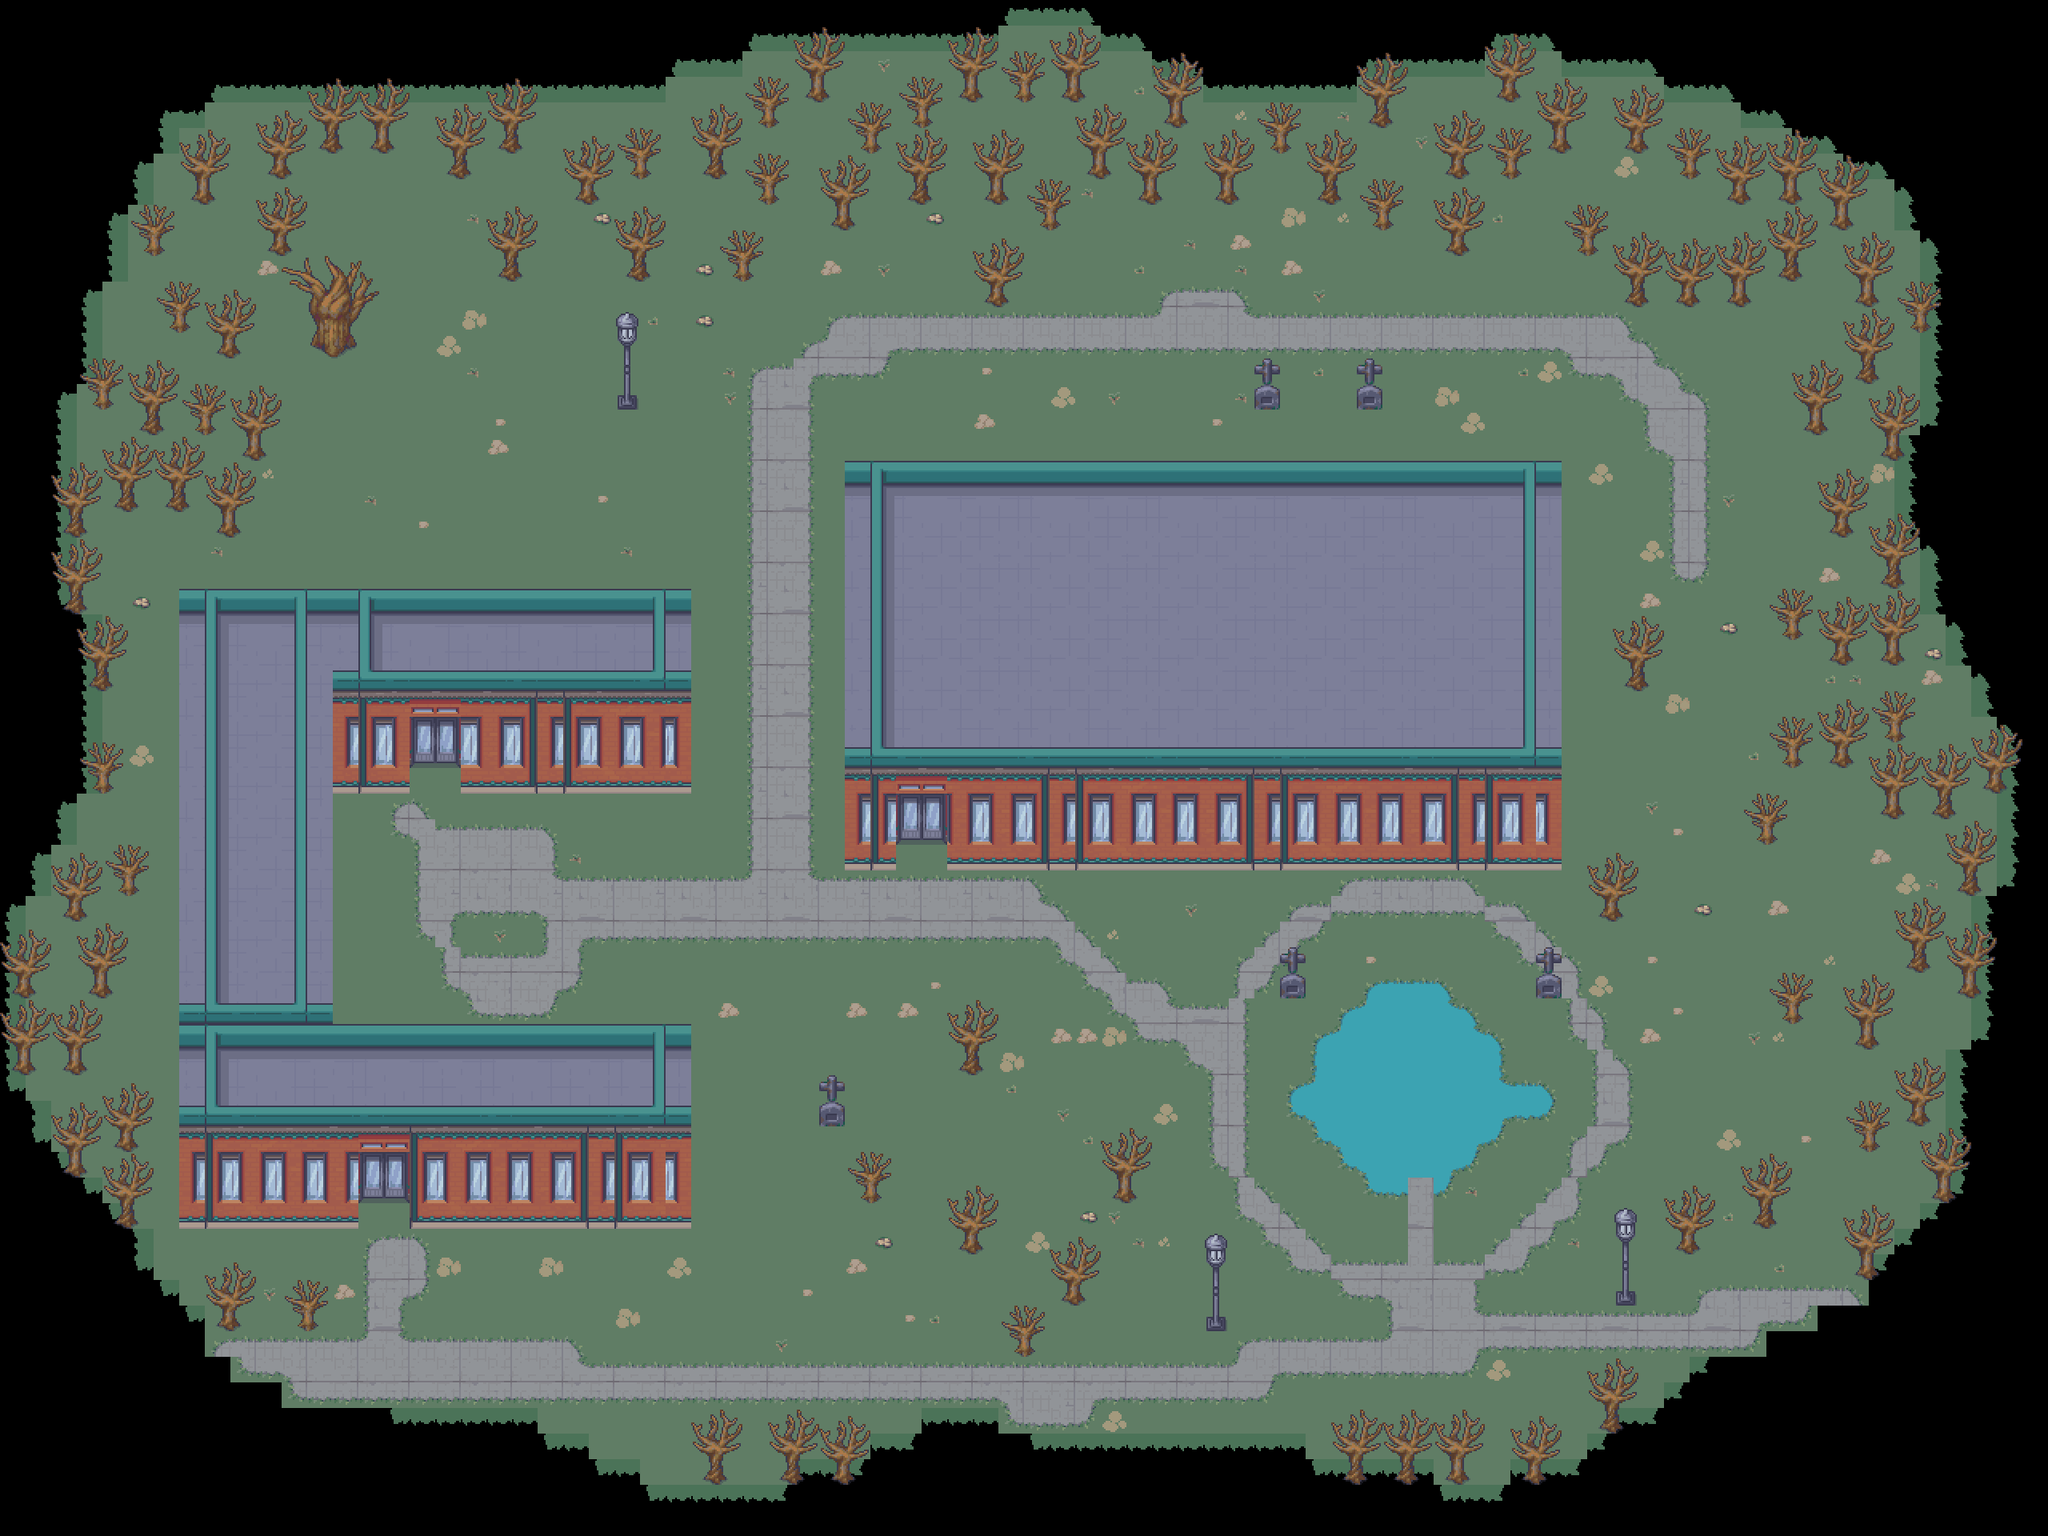

A level layout from a 2D game, rendered from its tile map. Below: a short description, then the map file with tile-grid data replaced by summaries:
An orthogonal 80x60 tile map with 32x32 px tiles, 7 tile layers (Ground, Ground Detail, Edges, Ground Decor, ...), 5 tilesets and 146 objects (119x tree, 5x prop, 4x wall, 3x lamp, 3x objective, ...).

<map version="1.10" tiledversion="1.12.2" orientation="orthogonal" renderorder="right-down" width="80" height="60" tilewidth="32" tileheight="32" infinite="0" nextlayerid="14" nextobjectid="147">
 <properties>
  <property name="name" value="Campus" />
  <property name="level" value="Goose Patrol" />
 </properties>
 <tileset firstgid="1" source="terrains_32.tsx" />
 <tileset firstgid="2369" source="city_terrains_32.tsx" />
 <tileset firstgid="8446" source="city_props_32.tsx" />
 <tileset firstgid="15614" source="graveyard_32.tsx" />
 <tileset firstgid="16894" source="modular_buildings_32.tsx" />
 <layer id="1" name="Ground" width="80" height="60">
  <data>[4800 cells, 3948 non-empty, 9 distinct tile ids]</data>
 </layer>
 <layer id="2" name="Ground Detail" width="80" height="60">
  <data>[4800 cells, 603 non-empty, 17 distinct tile ids]</data>
 </layer>
 <layer id="3" name="Edges" width="80" height="60">
  <data>[4800 cells, 495 non-empty, 12 distinct tile ids]</data>
 </layer>
 <layer id="4" name="Ground Decor" width="80" height="60">
  <data>[4800 cells, 120 non-empty, 9 distinct tile ids]</data>
 </layer>
 <layer id="5" name="Buildings" width="80" height="60">
  <data>[4800 cells, 822 non-empty, 98 distinct tile ids]</data>
 </layer>
 <layer id="6" name="Decor" width="80" height="60">
  <data>[4800 cells, 246 non-empty, 12 distinct tile ids]</data>
 </layer>
 <layer id="7" name="Above Player" width="80" height="60">
  <data>[4800 cells, 439 non-empty, 29 distinct tile ids]</data>
 </layer>
 <objectgroup id="8" name="Collision">
  <object id="1" name="Ian Wand (west wing)" type="wall" x="224" y="736" width="192" height="544" />
  <object id="2" name="Ian Wand (north wing)" type="wall" x="416" y="736" width="448" height="256" />
  <object id="3" name="Ian Wand (south wing)" type="wall" x="224" y="1280" width="640" height="256" />
  <object id="4" name="Ron Cooke Hub" type="wall" x="1056" y="576" width="896" height="512" />
  <object id="5" name="Pond" type="water" x="1613" y="1213" width="294" height="294">
   <ellipse />
  </object>
  <object id="6" name="lamp" type="lamp" x="1510" y="1645" width="19" height="19" />
  <object id="7" name="lamp" type="lamp" x="2022" y="1613" width="19" height="19" />
  <object id="8" name="lamp" type="lamp" x="774" y="493" width="19" height="19" />
  <object id="9" name="pod" type="prop" x="1571" y="490" width="26" height="19" />
  <object id="10" name="pod" type="prop" x="1699" y="490" width="26" height="19" />
  <object id="11" name="eye stone" type="prop" x="1027" y="1386" width="26" height="19" />
  <object id="12" name="pod" type="prop" x="1603" y="1226" width="26" height="19" />
  <object id="13" name="pod" type="prop" x="1923" y="1226" width="26" height="19" />
  <object id="14" name="tree" type="tree" x="1704" y="269" width="48" height="19" />
  <object id="15" name="tree" type="tree" x="2280" y="269" width="48" height="19" />
  <object id="16" name="tree" type="tree" x="1416" y="237" width="48" height="19" />
  <object id="17" name="tree" type="tree" x="1960" y="301" width="48" height="19" />
  <object id="18" name="tree" type="tree" x="2408" y="1485" width="48" height="19" />
  <object id="19" name="tree" type="tree" x="104" y="845" width="48" height="19" />
  <object id="20" name="tree" type="tree" x="2312" y="1421" width="48" height="19" />
  <object id="21" name="tree" type="tree" x="616" y="333" width="48" height="19" />
  <object id="22" name="tree" type="tree" x="712" y="237" width="48" height="19" />
  <object id="23" name="tree" type="tree" x="1992" y="1773" width="48" height="19" />
  <object id="24" name="tree" type="tree" x="2088" y="1549" width="48" height="19" />
  <object id="25" name="tree" type="tree" x="136" y="1101" width="48" height="19" />
  <object id="26" name="tree" type="tree" x="1928" y="173" width="48" height="19" />
  <object id="27" name="tree" type="tree" x="1032" y="1837" width="48" height="19" />
  <object id="28" name="tree" type="tree" x="72" y="1325" width="48" height="19" />
  <object id="29" name="tree" type="tree" x="616" y="173" width="48" height="19" />
  <object id="30" name="tree" type="tree" x="2408" y="1005" width="48" height="19" />
  <object id="31" name="tree" type="tree" x="936" y="141" width="48" height="19" />
  <object id="32" name="tree" type="tree" x="2376" y="1197" width="48" height="19" />
  <object id="33" name="tree" type="tree" x="2344" y="813" width="48" height="19" />
  <object id="34" name="tree" type="tree" x="72" y="653" width="48" height="19" />
  <object id="35" name="tree" type="tree" x="232" y="237" width="48" height="19" />
  <object id="36" name="tree" type="tree" x="2280" y="653" width="48" height="19" />
  <object id="37" name="tree" type="tree" x="2312" y="365" width="48" height="19" />
  <object id="38" name="tree" type="tree" x="1064" y="173" width="48" height="19" />
  <object id="39" name="tree" type="tree" x="1032" y="269" width="48" height="19" />
  <object id="40" name="tree" type="tree" x="2152" y="365" width="48" height="19" />
  <object id="41" name="tree" type="tree" x="72" y="749" width="48" height="19" />
  <object id="42" name="tree" type="tree" x="2024" y="173" width="48" height="19" />
  <object id="43" name="tree" type="tree" x="1864" y="205" width="48" height="19" />
  <object id="44" name="tree" type="tree" x="2312" y="461" width="48" height="19" />
  <object id="45" name="tree" type="tree" x="2088" y="205" width="48" height="19" />
  <object id="46" name="tree" type="tree" x="2440" y="1101" width="48" height="19" />
  <object id="47" name="tree" type="tree" x="872" y="1837" width="48" height="19" />
  <object id="48" name="tree" type="tree" x="2344" y="557" width="48" height="19" />
  <object id="49" name="tree" type="tree" x="2248" y="525" width="48" height="19" />
  <object id="50" name="tree" type="tree" x="1800" y="1837" width="48" height="19" />
  <object id="51" name="tree" type="tree" x="2152" y="237" width="48" height="19" />
  <object id="52" name="tree" type="tree" x="1000" y="109" width="48" height="19" />
  <object id="53" name="tree" type="tree" x="1800" y="301" width="48" height="19" />
  <object id="54" name="tree" type="tree" x="1384" y="1485" width="48" height="19" />
  <object id="55" name="tree" type="tree" x="1512" y="237" width="48" height="19" />
  <object id="56" name="tree" type="tree" x="2216" y="333" width="48" height="19" />
  <object id="57" name="tree" type="tree" x="328" y="205" width="48" height="19" />
  <object id="58" name="tree" type="tree" x="1352" y="205" width="48" height="19" />
  <object id="59" name="tree" type="tree" x="1192" y="109" width="48" height="19" />
  <object id="60" name="tree" type="tree" x="104" y="493" width="48" height="19" />
  <object id="61" name="big tree" type="tree" x="360" y="429" width="112" height="19" />
  <object id="62" name="tree" type="tree" x="104" y="973" width="48" height="19" />
  <object id="63" name="tree" type="tree" x="1128" y="141" width="48" height="19" />
  <object id="64" name="tree" type="tree" x="104" y="1229" width="48" height="19" />
  <object id="65" name="tree" type="tree" x="1192" y="1549" width="48" height="19" />
  <object id="66" name="tree" type="tree" x="1896" y="1837" width="48" height="19" />
  <object id="67" name="tree" type="tree" x="552" y="205" width="48" height="19" />
  <object id="68" name="tree" type="tree" x="1256" y="109" width="48" height="19" />
  </objectgroup>
 <objectgroup id="9" name="Spawns">
  <!-- 14 objects omitted --></objectgroup>
 <objectgroup id="10" name="Objectives">
  <!-- 11 objects omitted --></objectgroup>
 <objectgroup id="11" name="Pickups">
  <!-- 8 objects omitted --></objectgroup>
 <objectgroup id="12" name="Triggers">
  <!-- 6 objects omitted --></objectgroup>
 <objectgroup id="13" name="Doors">
  <!-- 3 objects omitted --></objectgroup>
</map>
<!-- 78 of 146 objects omitted -->
